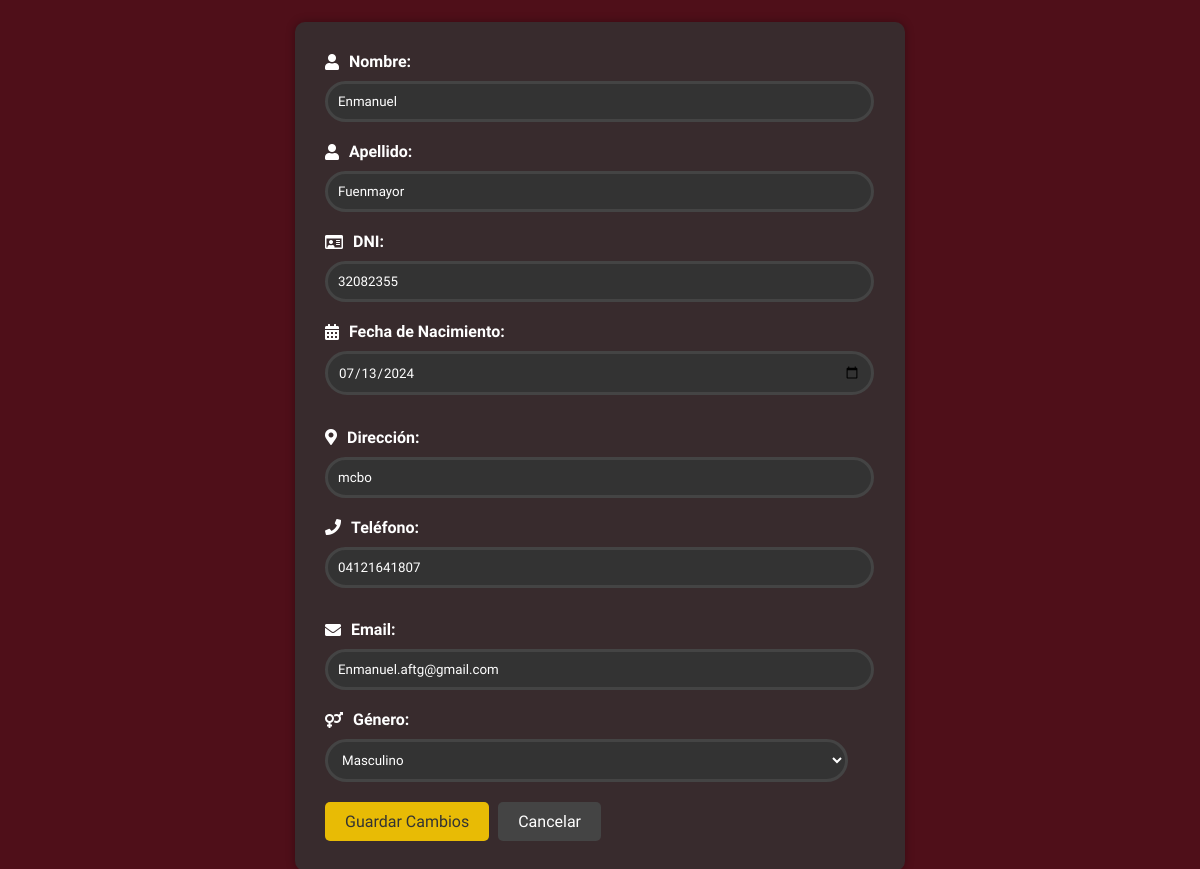
Screenshot of /edit_estudiante/1 with the database file from the repository.
### tables this page shows
CREATE TABLE Estudiante (
    id_estudiante INTEGER PRIMARY KEY AUTOINCREMENT,
    dni_estudiante VARCHAR(20) UNIQUE NOT NULL,
    nombre VARCHAR(100) NOT NULL,
    apellido VARCHAR(100) NOT NULL,
    fecha_nacimiento DATE NOT NULL,
    direccion VARCHAR(255) NOT NULL,
    telefono VARCHAR(20) NOT NULL,
    email VARCHAR(100) UNIQUE NOT NULL,
    genero CHAR(1) CHECK(genero IN ('M', 'F'))
);

### app/views_P.py (the view)
@app.route('/edit_estudiante/<int:id>', methods=['GET', 'POST'])
def edit_estudiante(id):
    conn = get_db()
    if request.method == 'POST':
        try:
            dni_estudiante = request.form['dni_estudiante']
            nombre = request.form['nombre']
            apellido = request.form['apellido']
            fecha_nacimiento = request.form['fecha_nacimiento']
            direccion = request.form['direccion']
            telefono = request.form['telefono']
            email = request.form['email']
            genero = request.form['genero']
            errores = []
            if not dni_estudiante:
                errores.append('El DNI es obligatorio.')
            if not nombre:
                errores.append('El nombre es obligatorio.')
            if not apellido:
                errores.append('El apellido es obligatorio.')
            if not fecha_nacimiento:
                errores.append('La fecha de nacimiento es obligatoria.')
            if not direccion:
                errores.append('La dirección es obligatoria.')
            if not telefono:
                errores.append('El teléfono es obligatorio.')
            if not email:
                errores.append('El email es obligatorio.')
            if not genero:
                errores.append('El género es obligatorio.')
            if errores:
                return render_template('edit_estudiante.html', id=id, errores=errores)
            conn.execute('''
                UPDATE Estudiante
                SET dni_estudiante = ?, nombre = ?, apellido = ?, fecha_nacimiento = ?, direccion = ?, telefono = ?, email = ?, genero = ?
                WHERE id_estudiante = ?
            ''', (dni_estudiante, nombre, apellido, fecha_nacimiento, direccion, telefono, email, genero, id))
            conn.commit()
            flash('Estudiante actualizado correctamente.', 'success')
            return redirect(url_for('estudiantes'))
        except sqlite3.IntegrityError as e:
            if 'UNIQUE constraint failed: Estudiante.dni_estudiante' in str(e):
                flash('El DNI ya está registrado.', 'danger')
            elif 'UNIQUE constraint failed: Estudiante.email' in str(e):
                flash('Error al actualizarlo el correo electrónico ya está registrado.', 'danger')
            else:
                flash(f'Error al editar Estudiante: {str(e)}', 'danger')
        except Exception as e:
            flash(f'Error al editar Estudiante: {str(e)}', 'danger')
        finally:
            conn.close()
    else:  # GET request
        try:
            cursor = conn.execute('SELECT * FROM Estudiante WHERE id_estudiante = ?', (id,))
            estudiante = cursor.fetchone()
            if not estudiante:
                flash('Estudiante no encontrado.', 'danger')
                return redirect(url_for('estudiantes'))
            return render_template('edit_estudiante.html', estudiante=estudiante, id=id)
        except Exception as e:
            flash(f'Error al buscar Estudiante: {str(e)}', 'danger')
        finally:
            conn.close()
    return redirect(url_for('estudiantes'))

### app/views_P.py (called while the page is built)
def get_db():
    db = getattr(g, '_database', None)
    if db is None:
        db = g._database = sqlite3.connect(DATABASE)
        db.row_factory = sqlite3.Row
        db.execute("PRAGMA foreign_keys = ON;")
        db.commit()
    return db

@app.teardown_appcontext
def close_connection(exception):
    db = getattr(g, '_database', None)
    if db is not None:
        db.close()

### app/templates/edit_estudiante.html (shortened to what this page needs)
<!DOCTYPE html>
<html lang="es">
<head>
    <link rel="stylesheet" href="https://cdnjs.cloudflare.com/ajax/libs/font-awesome/5.15.3/css/all.min.css">
</head>
<body>
    <form id="editStudentForm" action="{{ url_for('edit_estudiante', id=estudiante.id_estudiante) }}" method="post">
        <label for="nombre"><i class="fas fa-user"></i> Nombre:</label>
        <input type="text" id="nombre" name="nombre" value="{{ estudiante.nombre }}" required>
        <label for="apellido"><i class="fas fa-user"></i> Apellido:</label>
        <input type="text" id="apellido" name="apellido" value="{{ estudiante.apellido }}" required>
        <label for="dni_estudiante"><i class="far fa-id-card"></i> DNI:</label>
        <input type="text" id="dni_estudiante" name="dni_estudiante" value="{{ estudiante.dni_estudiante }}" required>
        <label for="fecha_nacimiento"><i class="fas fa-calendar-alt"></i> Fecha de Nacimiento:</label>
        <input type="date" id="fecha_nacimiento" name="fecha_nacimiento" value="{{ estudiante.fecha_nacimiento }}" required>
        <label for="direccion"><i class="fas fa-map-marker-alt"></i> Dirección:</label>
        <input type="text" id="direccion" name="direccion" value="{{ estudiante.direccion }}" required>
        <label for="telefono"><i class="fas fa-phone"></i> Teléfono:</label>
        <input type="tel" id="telefono" name="telefono" value="{{ estudiante.telefono }}" required>
        <label for="email"><i class="fas fa-envelope"></i> Email:</label>
        <input type="email" id="email" name="email" value="{{ estudiante.email }}" required>
        <label for="genero"><i class="fas fa-venus-mars"></i> Género:</label>
        <select id="genero" name="genero" required>
            <option value="M" {% if estudiante.genero == 'M' %} selected {% endif %}>Masculino</option>
        </select>
        <button type="submit" class="button">Guardar Cambios</button>
        <a href="{{ url_for('estudiantes') }}" class="button cancel">Cancelar</a>
    </form>
</body>
</html>

### app/templates/edit_estudiante.html (style rules this page uses)
body { font-family: 'Roboto Condensed', sans-serif; background-color: #4F0F19; color: #fff; display: flex; justify-content: center; align-items: center; height: 100vh; margin: 0; flex-direction: column; }
form { background-color: rgba(51, 51, 51, 0.8); padding: 30px; border-radius: 10px; box-shadow: 0 0 10px rgba(0, 0, 0, 0.3); width: 100%; max-width: 550px; }
label { display: block; margin-bottom: 10px; font-weight: bold; display: flex; align-items: center; }
label i { margin-right: 10px; }
input[type="text"], input[type="date"], input[type="email"], input[type="tel"], select { width: 95%; padding: 10px; margin-bottom: 20px; border: 3px solid #444; border-radius: 50px; background-color: #333; color: #fff; font-family: 'Roboto Condensed', sans-serif; }
.button { background-color: #e8bb05; color: #333; border: none; padding: 10px 20px; border-radius: 5px; cursor: pointer; transition: background-color 0.3s; font-size: 16px; font-family: 'Roboto Condensed', sans-serif; margin-right: 5px; text-decoration: none; }
.button.cancel { background-color: #444; color: #fff; }

### rows the page displays
Estudiante: nombre "Enmanuel", apellido "Fuenmayor", dni_estudiante "32082355", fecha_nacimiento "07/13/2024", direccion "mcbo", telefono "04121641807", email "Enmanuel.aftg@gmail.com", genero "Masculino"
